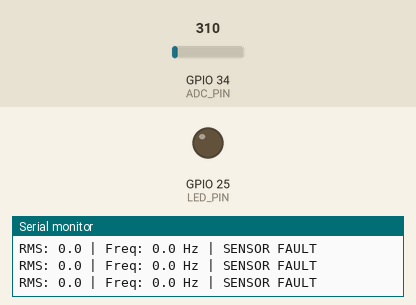
The sketch below on a simulated ESP32. Shown: output pins drawn as LEDs (lit = HIGH), the last lines printed to the serial monitor. The inputs (shaded band) are chosen by the test bench; at power-on: GPIO 34 (ADC_PIN) = 310 (analog values on the 0–4095 scale). Storage starts empty.

Above: at 1.2 s.
1.3 s: GPIO 34 (ADC_PIN) set to 186
At 1.39 s:
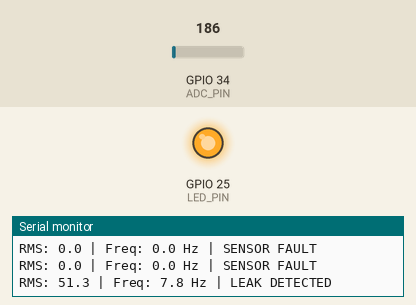
Timing chart, 0 to 4.3 s (numbered marks = the images above; inputs shaded):
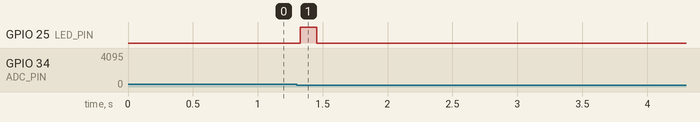

The sketch:

leak_finder.ino
```cpp
/*
  Acoustic Leak Finder
  --------------------------------
  LM358L output -> GPIO34 (ADC)
  GPIO25 -> leak indicator LED

  LM386 headphone amplifier is intentionally
  separate from this ESP32 signal path.

  Standalone Web Dashboard:
    Wi-Fi AP : Acoustic-Leak-Finder
    Address  : http://192.168.4.1

  LittleFS files:
    /index.html
    /style.css
    /script.js

  By Pradatto Pal
*/

#include <Arduino.h>
#include <WiFi.h>
#include <WebServer.h>
#include <LittleFS.h>
#include <math.h>
#include <string.h>

// ==================================================
// INSTRUMENT SETTINGS
// ==================================================

const float NORMAL_THRESHOLD = 10.0f;
const float WARNING_THRESHOLD = 30.0f;

const uint16_t SAMPLE_RATE_HZ = 1000;
const uint16_t FFT_SIZE = 128;

const int ADC_PIN = 34;
const int LED_PIN = 25;

// ==================================================
// WIFI ACCESS POINT
// ==================================================

// Set your real password locally before flashing.
// Do not commit the real password to the repository.
const char *AP_SSID = "Acoustic-Leak-Finder";
const char *AP_PASSWORD = "YOUR_WIFI_PASSWORD";

// ==================================================
// SENSOR VALIDATION
// ==================================================

const int ADC_RAIL_MARGIN = 8;
const int MIN_VALID_PEAK_TO_PEAK = 2;

// ==================================================
// WEB SERVER
// ==================================================

WebServer server(80);

// ==================================================
// FFT / SIGNAL ARRAYS
// ==================================================

float samples[FFT_SIZE];
float fftReal[FFT_SIZE];
float fftImag[FFT_SIZE];

// Hann window, computed once in setup()
float hannWindow[FFT_SIZE];

// ==================================================
// LATEST MEASUREMENTS
// ==================================================

float latestRms = 0.0f;
float latestFrequency = 0.0f;

bool latestSensorOk = false;

const char *latestStatus = "SENSOR FAULT";

// ==================================================
// FFT
// ==================================================

void fft(float real[], float imag[], uint16_t size)
{
  // In-place radix-2 Cooley-Tukey FFT.
  // FFT_SIZE must be a power of two.

  for (uint16_t i = 1, j = 0; i < size; ++i)
  {
    uint16_t bit = size >> 1;

    for (; j & bit; bit >>= 1)
    {
      j ^= bit;
    }

    j ^= bit;

    if (i < j)
    {
      float temp = real[i];
      real[i] = real[j];
      real[j] = temp;

      temp = imag[i];
      imag[i] = imag[j];
      imag[j] = temp;
    }
  }

  for (uint16_t length = 2; length <= size; length <<= 1)
  {
    const float angle = -2.0f * (float)M_PI / length;

    const float wLengthReal = cosf(angle);
    const float wLengthImag = sinf(angle);

    for (uint16_t start = 0; start < size; start += length)
    {
      float wReal = 1.0f;
      float wImag = 0.0f;

      const uint16_t half = length >> 1;

      for (uint16_t offset = 0; offset < half; ++offset)
      {
        const uint16_t even = start + offset;
        const uint16_t odd = even + half;

        const float oddReal = real[odd] * wReal - imag[odd] * wImag;
        const float oddImag = real[odd] * wImag + imag[odd] * wReal;

        real[odd] = real[even] - oddReal;
        imag[odd] = imag[even] - oddImag;

        real[even] += oddReal;
        imag[even] += oddImag;

        const float nextWReal = wReal * wLengthReal - wImag * wLengthImag;
        wImag = wReal * wLengthImag + wImag * wLengthReal;
        wReal = nextWReal;
      }
    }
  }
}

// ==================================================
// CLASSIFICATION
// ==================================================

const char *classify(float rms, bool sensorOk)
{
  if (!sensorOk)
  {
    return "SENSOR FAULT";
  }

  if (rms < NORMAL_THRESHOLD)
  {
    return "NORMAL";
  }

  if (rms < WARNING_THRESHOLD)
  {
    return "WARNING";
  }

  return "LEAK DETECTED";
}

// ==================================================
// CAPTURE + SIGNAL ANALYSIS
// ==================================================

void captureAndAnalyse()
{
  uint32_t sum = 0;

  int minimum = 4095;
  int maximum = 0;

  const uint32_t intervalUs = 1000000UL / SAMPLE_RATE_HZ;

  uint32_t nextSampleUs = micros();

  // -----------------------------------------------
  // SAMPLE SIGNAL  (blocks for FFT_SIZE / SAMPLE_RATE_HZ
  //                 = 128 ms per frame)
  // -----------------------------------------------

  for (uint16_t i = 0; i < FFT_SIZE; ++i)
  {
    while ((int32_t)(micros() - nextSampleUs) < 0)
    {
      delayMicroseconds(10);
    }

    const int raw = analogRead(ADC_PIN);

    samples[i] = raw;
    sum += raw;

    if (raw < minimum) minimum = raw;
    if (raw > maximum) maximum = raw;

    nextSampleUs += intervalUs;
  }

  // -----------------------------------------------
  // REMOVE DC / BIAS
  // -----------------------------------------------

  const float dcBias = (float)sum / FFT_SIZE;

  float sumSquares = 0.0f;

  for (uint16_t i = 0; i < FFT_SIZE; ++i)
  {
    const float centered = samples[i] - dcBias;

    // RMS accumulation
    sumSquares += centered * centered;

    // Windowed input for FFT
    fftReal[i] = centered * hannWindow[i];
    fftImag[i] = 0.0f;
  }

  // -----------------------------------------------
  // SENSOR VALIDATION
  // -----------------------------------------------

  latestSensorOk =
    minimum > ADC_RAIL_MARGIN &&
    maximum < (4095 - ADC_RAIL_MARGIN) &&
    (maximum - minimum) >= MIN_VALID_PEAK_TO_PEAK;

  // -----------------------------------------------
  // SENSOR FAULT
  // -----------------------------------------------

  if (!latestSensorOk)
  {
    latestRms = 0.0f;
    latestFrequency = 0.0f;
    latestStatus = classify(0.0f, false);

    digitalWrite(LED_PIN, LOW);
  }

  // -----------------------------------------------
  // NORMAL SIGNAL ANALYSIS
  // -----------------------------------------------

  else
  {
    latestRms = sqrtf(sumSquares / FFT_SIZE);

    // ---------------------------------------------
    // FREQUENCY ANALYSIS
    // ---------------------------------------------

    if (latestRms < NORMAL_THRESHOLD)
    {
      latestFrequency = 0.0f;
    }
    else
    {
      fft(fftReal, fftImag, FFT_SIZE);

      // Find dominant bin (skip DC, stop at Nyquist)
      float greatestMagnitude = 0.0f;
      uint16_t dominantBin = 0;

      for (uint16_t bin = 1; bin < FFT_SIZE / 2; ++bin)
      {
        const float magnitude =
          fftReal[bin] * fftReal[bin] +
          fftImag[bin] * fftImag[bin];

        if (magnitude > greatestMagnitude)
        {
          greatestMagnitude = magnitude;
          dominantBin = bin;
        }
      }

      // Frequency resolution: 1000 / 128 = 7.8125 Hz per bin
      latestFrequency = (float)dominantBin * SAMPLE_RATE_HZ / FFT_SIZE;
    }

    // ---------------------------------------------
    // CLASSIFY + LEAK LED
    // ---------------------------------------------

    latestStatus = classify(latestRms, true);

    digitalWrite(
      LED_PIN,
      strcmp(latestStatus, "LEAK DETECTED") == 0 ? HIGH : LOW
    );
  }

  // -----------------------------------------------
  // SERIAL MONITOR
  // -----------------------------------------------

  Serial.printf(
    "RMS: %.1f | Freq: %.1f Hz | %s\n",
    latestRms,
    latestFrequency,
    latestStatus
  );
}

// ==================================================
// API: /api/data
// ==================================================

void handleApiData()
{
  char response[192];

  // True when at least one device is connected
  // to the ESP32 access point.
  const bool wifiConnected = WiFi.softAPgetStationNum() > 0;

  snprintf(
    response,
    sizeof(response),
    "{\"rms\":%.1f,"
    "\"frequency\":%.1f,"
    "\"status\":\"%s\","
    "\"wifi\":%s,"
    "\"sensor\":%s,"
    "\"samplingRate\":%u}",
    latestRms,
    latestFrequency,
    latestStatus,
    wifiConnected ? "true" : "false",
    latestSensorOk ? "true" : "false",
    SAMPLE_RATE_HZ
  );

  // Never cache live data
  server.sendHeader("Cache-Control", "no-store");

  // Allow the dashboard to be opened from a local file
  // or another host during development
  server.sendHeader("Access-Control-Allow-Origin", "*");

  server.send(200, "application/json", response);
}

// ==================================================
// STATIC FILE SERVER
// ==================================================

const char *contentTypeFor(const String &path)
{
  // charset is declared explicitly because script.js and
  // style.css contain non-ASCII characters (●, –, —).
  if (path.endsWith(".html")) return "text/html; charset=utf-8";
  if (path.endsWith(".css"))  return "text/css; charset=utf-8";
  if (path.endsWith(".js"))   return "text/javascript; charset=utf-8";
  if (path.endsWith(".json")) return "application/json; charset=utf-8";
  if (path.endsWith(".svg"))  return "image/svg+xml";
  if (path.endsWith(".png"))  return "image/png";
  if (path.endsWith(".jpg") || path.endsWith(".jpeg")) return "image/jpeg";
  if (path.endsWith(".ico"))  return "image/x-icon";

  return "text/plain; charset=utf-8";
}

void handleFile(String path)
{
  // If browser requests "/", serve index.html
  if (path == "/")
  {
    path = "/index.html";
  }

  // Security: reject paths trying to escape the filesystem
  if (path.indexOf("..") >= 0)
  {
    server.send(400, "text/plain", "Bad request");
    return;
  }

  if (!LittleFS.exists(path))
  {
    server.send(404, "text/plain", "File not found");
    return;
  }

  File file = LittleFS.open(path, "r");

  if (!file)
  {
    server.send(500, "text/plain", "Failed to open file");
    return;
  }

  // Force the browser to re-fetch after the LittleFS image
  // is re-uploaded, so updated HTML/CSS/JS is never stale.
  server.sendHeader("Cache-Control", "no-cache");

  server.streamFile(file, contentTypeFor(path));

  file.close();
}

// ==================================================
// ROOT WEBSITE
// ==================================================

void handleRoot()
{
  handleFile("/");
}

// ==================================================
// NOT FOUND
// ==================================================

void handleNotFound()
{
  // API requests get a JSON 404
  if (server.uri().startsWith("/api/"))
  {
    server.send(404, "application/json", "{\"error\":\"Not found\"}");
    return;
  }

  // Try serving a static file
  handleFile(server.uri());
}

// ==================================================
// SETUP
// ==================================================

void setup()
{
  Serial.begin(115200);

  // -----------------------------------------------
  // LED
  // -----------------------------------------------

  pinMode(LED_PIN, OUTPUT);
  digitalWrite(LED_PIN, LOW);

  // -----------------------------------------------
  // ADC
  // -----------------------------------------------

  analogReadResolution(12);
  analogSetPinAttenuation(ADC_PIN, ADC_11db);

  // -----------------------------------------------
  // HANN WINDOW (precomputed)
  // -----------------------------------------------

  for (uint16_t i = 0; i < FFT_SIZE; ++i)
  {
    hannWindow[i] =
      0.5f * (1.0f - cosf(2.0f * (float)M_PI * i / (FFT_SIZE - 1)));
  }

  // -----------------------------------------------
  // LITTLEFS
  // -----------------------------------------------

  Serial.println();
  Serial.println("Mounting LittleFS...");

  if (!LittleFS.begin(true))
  {
    Serial.println("ERROR: LittleFS mount failed!");
  }
  else
  {
    Serial.println("LittleFS mounted successfully.");

    // Report which dashboard files are actually present
    const char *files[] = { "/index.html", "/style.css", "/script.js" };

    for (const char *f : files)
    {
      Serial.printf(
        "  %-12s %s\n",
        f,
        LittleFS.exists(f) ? "OK" : "MISSING"
      );
    }
  }

  // -----------------------------------------------
  // WIFI ACCESS POINT
  // -----------------------------------------------

  WiFi.mode(WIFI_AP);

  const bool apStarted = WiFi.softAP(AP_SSID, AP_PASSWORD);

  Serial.println();
  Serial.println("================================");
  Serial.println("   ACOUSTIC LEAK FINDER");
  Serial.println("================================");
  Serial.printf("ADC  : GPIO%d\n", ADC_PIN);
  Serial.printf("LED  : GPIO%d\n", LED_PIN);
  Serial.printf("FS   : %u Hz\n", SAMPLE_RATE_HZ);
  Serial.printf("N    : %u\n", FFT_SIZE);

  if (!apStarted)
  {
    Serial.println("Wi-Fi AP FAILED");
  }
  else
  {
    Serial.println();
    Serial.println("Wi-Fi AP started");
    Serial.printf("SSID : %s\n", AP_SSID);
    Serial.printf("IP   : %s\n", WiFi.softAPIP().toString().c_str());
  }

  // -----------------------------------------------
  // WEB SERVER ROUTES
  // -----------------------------------------------

  server.on("/", HTTP_GET, handleRoot);
  server.on("/api/data", HTTP_GET, handleApiData);
  server.onNotFound(handleNotFound);

  server.begin();

  // Report the real AP address rather than a hard-coded one
  const String base = "http://" + WiFi.softAPIP().toString();

  Serial.println();
  Serial.println("HTTP server started");
  Serial.printf("Dashboard: %s\n", base.c_str());
  Serial.printf("API      : %s/api/data\n", base.c_str());
  Serial.println();
  Serial.println("Acoustic Leak Finder ready");
  Serial.println();
}

// ==================================================
// MAIN LOOP
// ==================================================

void loop()
{
  // Handle browser requests
  server.handleClient();

  // Capture and analyse one 128 ms frame
  captureAndAnalyse();
}
```

Measured:
- after the input at 1.3 s, GPIO 25 (LED_PIN): LOW → HIGH at once, → LOW 0.13 s later
